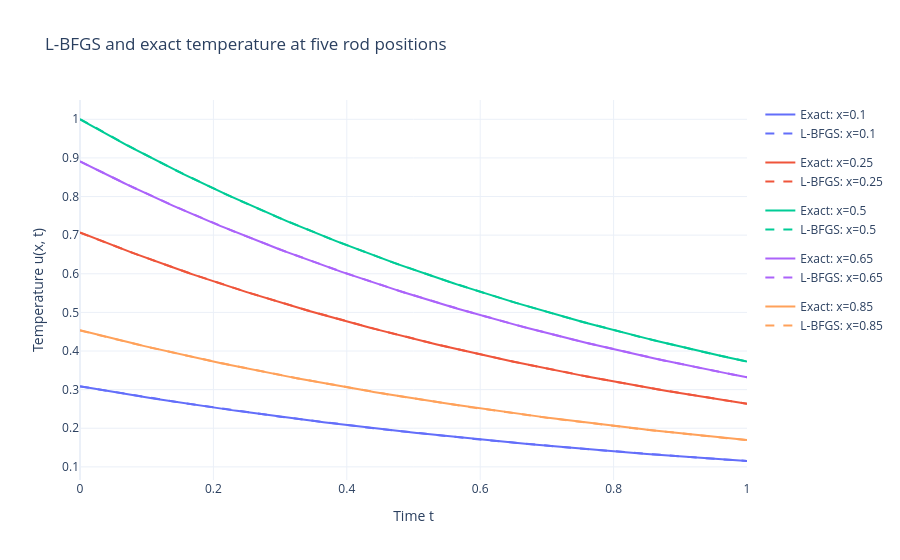

Notebook cell for this chart:
### Code cell
lbfgs_comparison_figure = go.Figure()
lbfgs_times = torch.linspace(0, T, 201).reshape(-1, 1)
for x0, color in zip(POSITIONS, colors):
    pairs = torch.cat([torch.full_like(lbfgs_times, x0), lbfgs_times], dim=1)
    with torch.no_grad():
        predicted = model_lbfgs(pairs).flatten().tolist()
        exact = temperature_torch(pairs[:, :1], pairs[:, 1:]).flatten().tolist()
    for label, values, dash in [("Exact", exact, "solid"), ("L-BFGS", predicted, "dash")]:
        lbfgs_comparison_figure.add_trace(go.Scatter(
            x=lbfgs_times.flatten().tolist(), y=values, mode="lines",
            name=f"{label}: x={x0:g}", legendgroup=str(x0),
            line={"color": color, "dash": dash},
        ))
lbfgs_comparison_figure.update_layout(
    title="L-BFGS and exact temperature at five rod positions",
    xaxis_title="Time t", yaxis_title="Temperature u(x, t)", template="plotly_white",
)
lbfgs_comparison_figure.show()

print(f"Adam final relative L2:   {rel_l2(model):.4e}")
print(f"L-BFGS final relative L2: {final_l2_lbfgs:.4e}")
# Distinct filenames preserve the Adam figures.
lbfgs_loss_figure.write_image("pinn_lbfgs_training_losses.png")
lbfgs_error_figure.write_image("pinn_lbfgs_relative_error.png")
lbfgs_comparison_figure.write_image("pinn_lbfgs_comparison.png")

### Figure 1 — Plotly figure (JSON) as saved in the notebook; plotly's stock layout.template omitted (floating-point values rounded to 4 significant figures; data arrays with more than 128 entries replaced by an {"elided": "..."} marker saying what was removed)
{"data": [{"legendgroup": "0.1", "line": {"color": "#636EFA", "dash": "solid"}, "mode": "lines", "name": "Exact: x=0.1", "type": "scatter", "x": {"elided": "201 float values"}, "y": {"elided": "201 float values"}}, {"legendgroup": "0.1", "line": {"color": "#636EFA", "dash": "dash"}, "mode": "lines", "name": "L-BFGS: x=0.1", "type": "scatter", "x": {"elided": "201 float values"}, "y": {"elided": "201 float values"}}, {"legendgroup": "0.25", "line": {"color": "#EF553B", "dash": "solid"}, "mode": "lines", "name": "Exact: x=0.25", "type": "scatter", "x": {"elided": "201 float values"}, "y": {"elided": "201 float values"}}, {"legendgroup": "0.25", "line": {"color": "#EF553B", "dash": "dash"}, "mode": "lines", "name": "L-BFGS: x=0.25", "type": "scatter", "x": {"elided": "201 float values"}, "y": {"elided": "201 float values"}}, {"legendgroup": "0.5", "line": {"color": "#00CC96", "dash": "solid"}, "mode": "lines", "name": "Exact: x=0.5", "type": "scatter", "x": {"elided": "201 float values"}, "y": {"elided": "201 float values"}}, {"legendgroup": "0.5", "line": {"color": "#00CC96", "dash": "dash"}, "mode": "lines", "name": "L-BFGS: x=0.5", "type": "scatter", "x": {"elided": "201 float values"}, "y": {"elided": "201 float values"}}, {"legendgroup": "0.65", "line": {"color": "#AB63FA", "dash": "solid"}, "mode": "lines", "name": "Exact: x=0.65", "type": "scatter", "x": {"elided": "201 float values"}, "y": {"elided": "201 float values"}}, {"legendgroup": "0.65", "line": {"color": "#AB63FA", "dash": "dash"}, "mode": "lines", "name": "L-BFGS: x=0.65", "type": "scatter", "x": {"elided": "201 float values"}, "y": {"elided": "201 float values"}}, {"legendgroup": "0.85", "line": {"color": "#FFA15A", "dash": "solid"}, "mode": "lines", "name": "Exact: x=0.85", "type": "scatter", "x": {"elided": "201 float values"}, "y": {"elided": "201 float values"}}, {"legendgroup": "0.85", "line": {"color": "#FFA15A", "dash": "dash"}, "mode": "lines", "name": "L-BFGS: x=0.85", "type": "scatter", "x": {"elided": "201 float values"}, "y": {"elided": "201 float values"}}], "layout": {"title": {"text": "L-BFGS and exact temperature at five rod positions"}, "xaxis": {"title": {"text": "Time t"}}, "yaxis": {"title": {"text": "Temperature u(x, t)"}}}}
